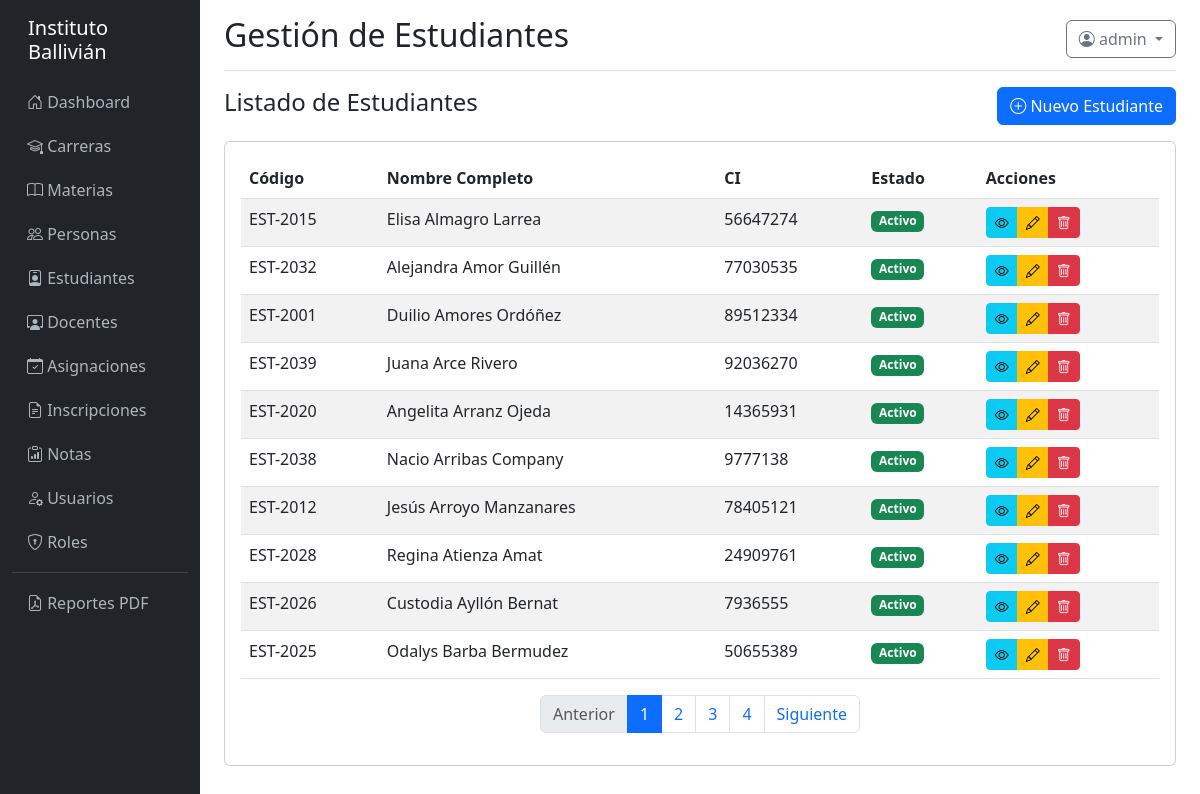
Screenshot of /estudiantes/ (signed in) with the database file from the repository.
### models/__init__.py (models this page shows, shortened)
class Usuario(UserMixin, db.Model):
    __tablename__ = 'usuario'
    id = db.Column(db.Integer, primary_key=True)
    username = db.Column(db.String(100), unique=True, nullable=False)
    email = db.Column(db.String(150))
    password_hash = db.Column(db.String(255), nullable=False)
    persona_id = db.Column(db.Integer, db.ForeignKey('persona.id'))
    estudiante_id = db.Column(db.Integer, db.ForeignKey('estudiante.id'))
    docente_id = db.Column(db.Integer, db.ForeignKey('docente.id'))
    activo = db.Column(db.Boolean, default=True)
    ultimo_login = db.Column(db.DateTime)
    created_at = db.Column(db.DateTime, default=datetime.utcnow)
    updated_at = db.Column(db.DateTime, onupdate=datetime.utcnow)
    roles = db.relationship('Rol', secondary=usuario_rol, backref='usuarios')
    def tiene_permiso(self, nombre_permiso):
        for rol in self.roles:
            for permiso in rol.permisos:
                if permiso.nombre == nombre_permiso:
                    return True
        return False

class Estudiante(db.Model):
    __tablename__ = 'estudiante'
    id = db.Column(db.Integer, primary_key=True)
    persona_id = db.Column(db.Integer, db.ForeignKey('persona.id'), nullable=False)
    codigo_estudiante = db.Column(db.String(50), unique=True)
    nacionalidad = db.Column(db.String(100))
    provincia = db.Column(db.String(100))
    departamento = db.Column(db.String(100))
    estado_civil = db.Column(db.Enum('Soltero', 'Casado', 'Viudo', 'Divorciado', 'Otro'), default='Soltero')
    idioma_orig = db.Column(db.String(50))
    comunidad = db.Column(db.String(100))
    zona = db.Column(db.String(100))
    colegio_egreso = db.Column(db.String(255))
    anio_egreso = db.Column(db.Integer)
    tipo_ingreso = db.Column(db.Enum('Regular', 'Traslado', 'Libre'), default='Regular')
    foto_path = db.Column(db.String(500))
    record_academico_path = db.Column(db.String(500))
    activo = db.Column(db.Boolean, default=True)
    created_at = db.Column(db.DateTime, default=datetime.utcnow)
    updated_at = db.Column(db.DateTime, onupdate=datetime.utcnow)
    inscripciones = db.relationship('Inscripcion', backref='estudiante', lazy=True, cascade='all, delete-orphan')
    registros = db.relationship('Registro', backref='estudiante', lazy=True)
    usuario = db.relationship('Usuario', backref='estudiante', uselist=False)

class Persona(db.Model):
    __tablename__ = 'persona'
    id = db.Column(db.Integer, primary_key=True)
    tipo_documento = db.Column(db.Enum('CI', 'Pasaporte', 'Otro'), default='CI')
    nro_documento = db.Column(db.String(50), nullable=False)
    nombre = db.Column(db.String(150), nullable=False)
    apellido_paterno = db.Column(db.String(100), nullable=False)
    apellido_materno = db.Column(db.String(100))
    fecha_nacimiento = db.Column(db.Date)
    sexo = db.Column(db.Enum('M', 'F', 'O'))
    lugar_nacimiento = db.Column(db.String(255))
    direccion = db.Column(db.Text)
    telefono = db.Column(db.String(50))
    email = db.Column(db.String(150))
    foto_path = db.Column(db.String(500))
    created_at = db.Column(db.DateTime, default=datetime.utcnow)
    updated_at = db.Column(db.DateTime, onupdate=datetime.utcnow)
    __table_args__ = (
        db.UniqueConstraint('tipo_documento', 'nro_documento', name='_tipo_nro_uc'),
    )
    estudiante = db.relationship('Estudiante', backref='persona', uselist=False, cascade='all, delete-orphan')
    docente = db.relationship('Docente', backref='persona', uselist=False, cascade='all, delete-orphan')
    usuario = db.relationship('Usuario', backref='persona', uselist=False)
    @property
    def nombre_completo(self):
        return f"{self.nombre} {self.apellido_paterno} {self.apellido_materno or ''}".strip()

### controllers/estudiante_controller.py (the view)
@estudiante_bp.route('/')
@login_required
def index():
    page = request.args.get('page', 1, type=int)
    estudiantes = Estudiante.query.join(Persona).order_by(Persona.apellido_paterno).paginate(page=page, per_page=10, error_out=False)
    return render_template('estudiante/index.html', estudiantes=estudiantes)

### templates/estudiante/index.html (shortened to what this page needs)
{% extends "base.html" %}
{% block page_title %}Gestión de Estudiantes{% endblock %}
{% block content %}
<div class="d-flex justify-content-between align-items-center mb-3">
    <h4>Listado de Estudiantes</h4>
    {% if current_user.tiene_permiso('crear_estudiante') %}
    <a href="{{ url_for('estudiante.crear') }}" class="btn btn-primary">
        <i class="bi bi-plus-circle"></i> Nuevo Estudiante
    </a>
    {% endif %}
</div>
<div class="card">
    <div class="card-body">
        <div class="table-responsive">
            <table class="table table-striped table-hover">
                <thead>
                    <tr>
                        <th>Código</th>
                        <th>Nombre Completo</th>
                        <th>CI</th>
                        <th>Estado</th>
                        <th>Acciones</th>
                    </tr>
                </thead>
                <tbody>
                    {% for estudiante in estudiantes.items %}
                    <tr>
                        <td>{{ estudiante.codigo_estudiante }}</td>
                        <td>{{ estudiante.persona.nombre_completo }}</td>
                        <td>{{ estudiante.persona.nro_documento }}</td>
                        <td>
                            {% if estudiante.activo %}
                                <span class="badge bg-success">Activo</span>
                            {% else %}
                                <span class="badge bg-secondary">Inactivo</span>
                            {% endif %}
                        </td>
                        <td>
                            <div class="btn-group btn-group-sm">
                                <a href="{{ url_for('estudiante.detalle', id=estudiante.id) }}" class="btn btn-info">
                                    <i class="bi bi-eye"></i>
                                </a>
                                {% if current_user.tiene_permiso('editar_estudiante') %}
                                <a href="{{ url_for('estudiante.editar', id=estudiante.id) }}" class="btn btn-warning">
                                    <i class="bi bi-pencil"></i>
                                </a>
                                {% endif %}
                                {% if current_user.tiene_permiso('eliminar_estudiante') %}
                                <button type="button" class="btn btn-danger" data-bs-toggle="modal" data-bs-target="#deleteModal{{ estudiante.id }}">
                                    <i class="bi bi-trash"></i>
                                </button>
                                {% endif %}
                            </div>
                        </td>
                    </tr>
                    {% else %}
                    <tr>
                        <td colspan="5" class="text-center">No hay estudiantes registrados</td>
                    </tr>
                    {% endfor %}
                </tbody>
            </table>
        </div>
        {% if estudiantes.pages > 1 %}
        <nav>
            <ul class="pagination justify-content-center">
                <li class="page-item {% if not estudiantes.has_prev %}disabled{% endif %}">
                    <a class="page-link" href="{{ url_for('estudiante.index', page=estudiantes.prev_num) }}">Anterior</a>
                </li>
                {% for page_num in estudiantes.iter_pages() %}
                    {% if page_num %}
                        <li class="page-item {% if page_num == estudiantes.page %}active{% endif %}">
                            <a class="page-link" href="{{ url_for('estudiante.index', page=page_num) }}">{{ page_num }}</a>
                        </li>
                    {% else %}
                        <li class="page-item disabled"><span class="page-link">...</span></li>
                    {% endif %}
                {% endfor %}
                <li class="page-item {% if not estudiantes.has_next %}disabled{% endif %}">
                    <a class="page-link" href="{{ url_for('estudiante.index', page=estudiantes.next_num) }}">Siguiente</a>
                </li>
            </ul>
        </nav>
        {% endif %}
    </div>
</div>
{% endblock %}

### templates/base.html (shortened to what this page needs)
<!DOCTYPE html>
<html lang="es">
<head>
    <link href="https://cdn.jsdelivr.net/npm/bootstrap@5.3.0/dist/css/bootstrap.min.css" rel="stylesheet">
    <link rel="stylesheet" href="https://cdn.jsdelivr.net/npm/bootstrap-icons@1.11.0/font/bootstrap-icons.css">
</head>
<body>
    <div class="container-fluid">
        <div class="row">
            {% if current_user.is_authenticated %}
            <nav class="col-md-2 col-lg-2 d-md-block sidebar">
                <div class="position-sticky pt-3">
                    <h5 class="text-white px-3 mb-3">Instituto Ballivián</h5>
                    <ul class="nav flex-column">
                        <li class="nav-item">
                            <a class="nav-link" href="{{ url_for('main.dashboard') }}">
                                <i class="bi bi-house-door"></i> Dashboard
                            </a>
                        </li>
                        {% if current_user.tiene_permiso('ver_carreras') %}
                        <li class="nav-item">
                            <a class="nav-link" href="{{ url_for('carrera.index') }}">
                                <i class="bi bi-mortarboard"></i> Carreras
                            </a>
                        </li>
                        {% endif %}
                        {% if current_user.tiene_permiso('ver_materias') %}
                        <li class="nav-item">
                            <a class="nav-link" href="{{ url_for('materia.index') }}">
                                <i class="bi bi-book"></i> Materias
                            </a>
                        </li>
                        {% endif %}
                        {% if current_user.tiene_permiso('ver_personas') %}
                        <li class="nav-item">
                            <a class="nav-link" href="{{ url_for('persona.index') }}">
                                <i class="bi bi-people"></i> Personas
                            </a>
                        </li>
                        {% endif %}
                        {% if current_user.tiene_permiso('ver_estudiantes') %}
                        <li class="nav-item">
                            <a class="nav-link" href="{{ url_for('estudiante.index') }}">
                                <i class="bi bi-person-badge"></i> Estudiantes
                            </a>
                        </li>
                        {% endif %}
                        {% if current_user.tiene_permiso('ver_docentes') %}
                        <li class="nav-item">
                            <a class="nav-link" href="{{ url_for('docente.index') }}">
                                <i class="bi bi-person-workspace"></i> Docentes
                            </a>
                        </li>
                        {% endif %}
                        {% if current_user.tiene_permiso('ver_asignaciones') %}
                        <li class="nav-item">
                            <a class="nav-link" href="{{ url_for('asignacion.index') }}">
                                <i class="bi bi-calendar-check"></i> Asignaciones
                            </a>
                        </li>
                        {% endif %}
                        {% if current_user.tiene_permiso('ver_inscripciones') %}
                        <li class="nav-item">
                            <a class="nav-link" href="{{ url_for('inscripcion.index') }}">
                                <i class="bi bi-file-earmark-text"></i> Inscripciones
                            </a>
                        </li>
                        {% endif %}
                        {% if current_user.tiene_permiso('ver_notas') %}
                        <li class="nav-item">
                            <a class="nav-link" href="{{ url_for('nota.index') }}">
                                <i class="bi bi-clipboard-data"></i> Notas
                            </a>
                        </li>
                        {% endif %}
                        {% if current_user.tiene_permiso('ver_usuarios') %}
                        <li class="nav-item">
                            <a class="nav-link" href="{{ url_for('usuario.index') }}">
                                <i class="bi bi-person-gear"></i> Usuarios
                            </a>
                        </li>
                        {% endif %}
                        {% if current_user.tiene_permiso('ver_roles') %}
                        <li class="nav-item">
                            <a class="nav-link" href="{{ url_for('rol.index') }}">
                                <i class="bi bi-shield-lock"></i> Roles
                            </a>
                        </li>
                        {% endif %}
                        <hr class="text-white-50 my-2">
                        <li class="nav-item">
                            <a class="nav-link" href="{{ url_for('reporte.index') }}">
                                <i class="bi bi-file-earmark-pdf"></i> Reportes PDF
                            </a>
                        </li>
                    </ul>
                </div>
            </nav>
            {% endif %}
            <main class="col-md-10 ms-sm-auto col-lg-10 px-md-4">
                {% if current_user.is_authenticated %}
                <div class="d-flex justify-content-between flex-wrap flex-md-nowrap align-items-center pt-3 pb-2 mb-3 border-bottom">
                    <h1 class="h2">{% block page_title %}Dashboard{% endblock %}</h1>
                    <div class="btn-toolbar mb-2 mb-md-0">
                        <div class="dropdown">
                            <button class="btn btn-outline-secondary dropdown-toggle" type="button" id="userDropdown" data-bs-toggle="dropdown">
                                <i class="bi bi-person-circle"></i> {{ current_user.username }}
                            </button>
                        </div>
                    </div>
                </div>
                {% endif %}
                {% block content %}{% endblock %}
            </main>
        </div>
    </div>
</body>
</html>

### templates/base.html (style rules this page uses)
.sidebar { min-height: 100vh; background-color: #212529; }
.sidebar a { color: #adb5bd; text-decoration: none; padding: 10px 15px; display: block; }

### rows the page displays
Usuario: username "admin"
Estudiante: codigo_estudiante "EST-2015", persona.nombre_completo "Elisa Almagro Larrea", persona.nro_documento "56647274", activo "Activo"
Estudiante: codigo_estudiante "EST-2032", persona.nombre_completo "Alejandra Amor Guillén", persona.nro_documento "77030535", activo "Activo"
Estudiante: codigo_estudiante "EST-2001", persona.nombre_completo "Duilio Amores Ordóñez", persona.nro_documento "89512334", activo "Activo"
Estudiante: codigo_estudiante "EST-2039", persona.nombre_completo "Juana Arce Rivero", persona.nro_documento "92036270", activo "Activo"
Estudiante: codigo_estudiante "EST-2020", persona.nombre_completo "Angelita Arranz Ojeda", persona.nro_documento "14365931", activo "Activo"
Estudiante: codigo_estudiante "EST-2038", persona.nombre_completo "Nacio Arribas Company", persona.nro_documento "9777138", activo "Activo"
Estudiante: codigo_estudiante "EST-2012", persona.nombre_completo "Jesús Arroyo Manzanares", persona.nro_documento "78405121", activo "Activo"
Estudiante: codigo_estudiante "EST-2028", persona.nombre_completo "Regina Atienza Amat", persona.nro_documento "24909761", activo "Activo"
Estudiante: codigo_estudiante "EST-2026", persona.nombre_completo "Custodia Ayllón Bernat", persona.nro_documento "7936555", activo "Activo"
Estudiante: codigo_estudiante "EST-2025", persona.nombre_completo "Odalys Barba Bermudez", persona.nro_documento "50655389", activo "Activo"

### other values shown
{{ page_num }} "1" "2" "3" "4"
